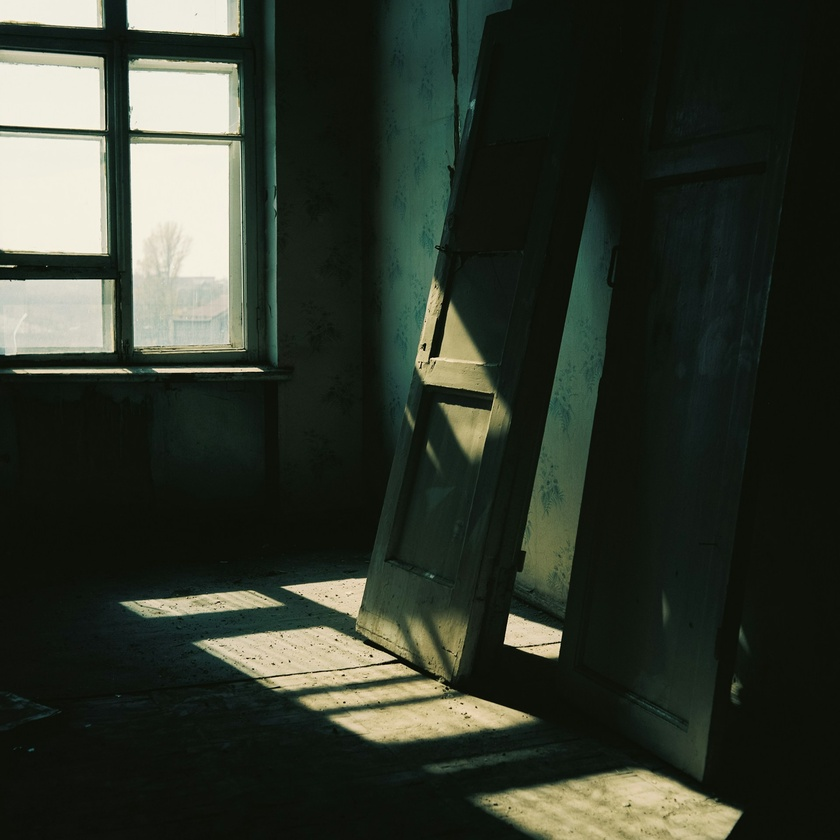
#> input picture images/img7.1.jpg, 840 x 840 px, shrunk from 1920 x 1920 before the run
$ python he_cv.py
#> lines starting #> are read from the running program, lines starting #| are printed output that depends on the picture
import cv2
import matplotlib.pyplot as plt
import numpy as np

# --- Tải ảnh ---
# Tải ảnh trực tiếp ở dạng ảnh xám
img = cv2.imread('../images/img7.1.jpg', cv2.IMREAD_GRAYSCALE)
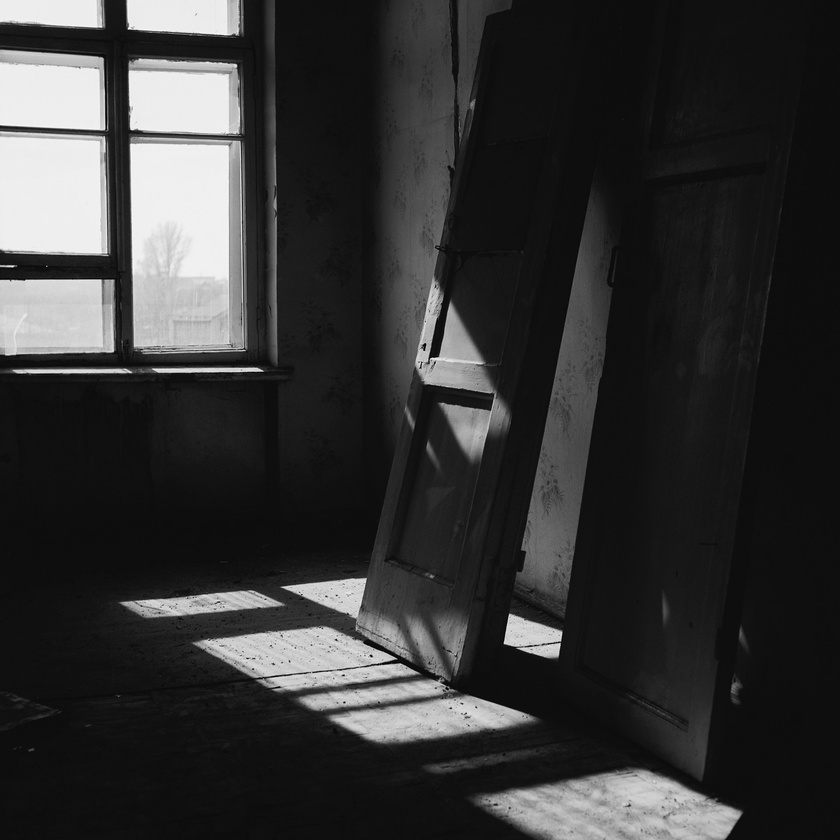
#> img: shape (840, 840); min 0, max 254, mean 52.5

if img is None:
    print("Lỗi: Không thể tải ảnh.")
else:
    # --- 1. Áp dụng Cân bằng Histogram (HE) ---
    # Đây là toàn bộ thuật toán!
    eq_img = cv2.equalizeHist(img)
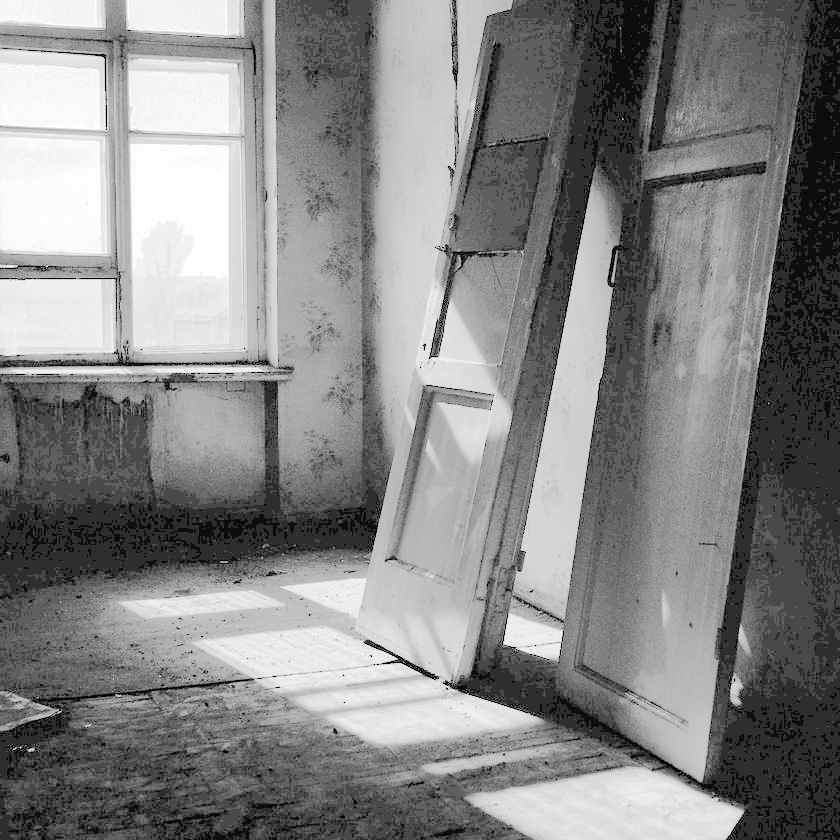
#> eq_img: shape (840, 840); min 0, max 255, mean 133.8

    # --- 2. Hiển thị ảnh ---
    plt.figure(figsize=(12, 8))

    # Ảnh gốc
    plt.subplot(2, 1, 1)
    plt.imshow(img, cmap='gray')
    plt.title('Ảnh gốc (Original)')
    plt.axis('off')

    # Ảnh đã xử lý HE
    plt.subplot(2, 1, 2)
    plt.imshow(eq_img, cmap='gray')
    plt.title('Đã cân bằng Histogram (HE)')
    plt.axis('off')

    plt.tight_layout()
    plt.show()
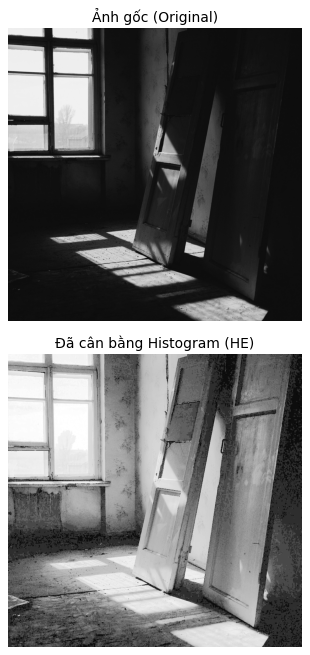
#> figure drawn by matplotlib, 2 panels

    # # Tùy chọn: Lưu ảnh
    # cv2.imwrite('he_equalized_image.jpg', eq_img)

$ run again, with images/img4.1.jpg copied over images/img7.1.jpg
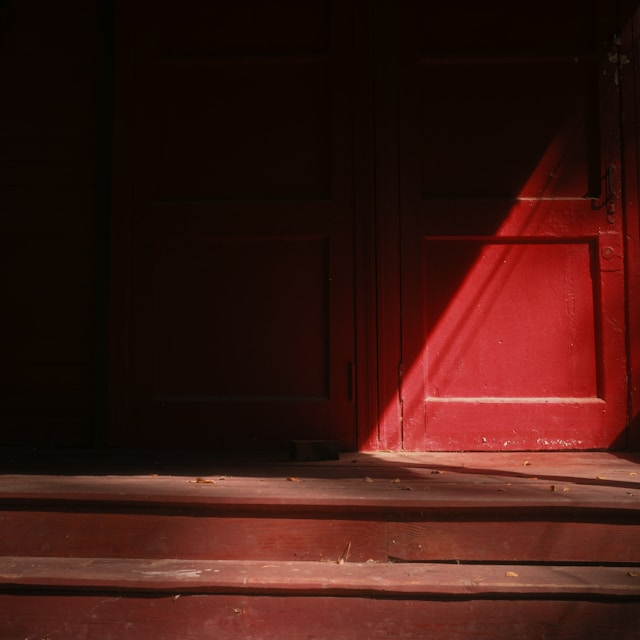
#> input picture images/img4.1.jpg, 640 x 640 px
#> `eq_img = cv2.equalizeHist(img)`:
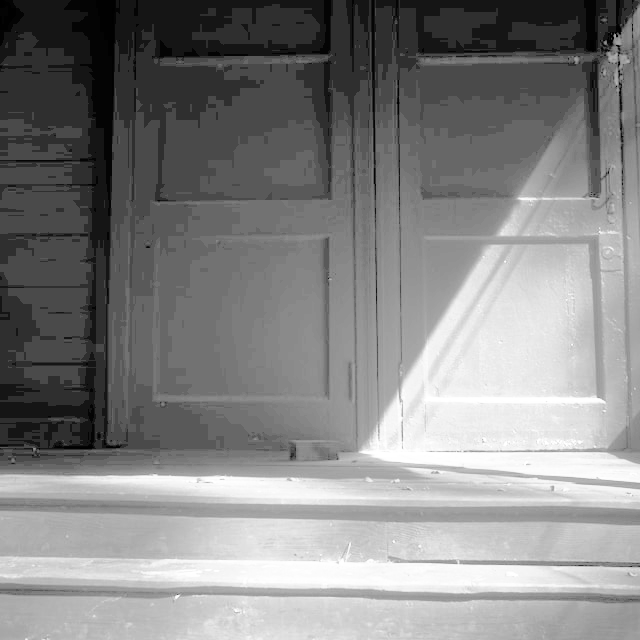
#> eq_img: shape (640, 640); min 0, max 255, mean 132.4
#> `plt.show()`:
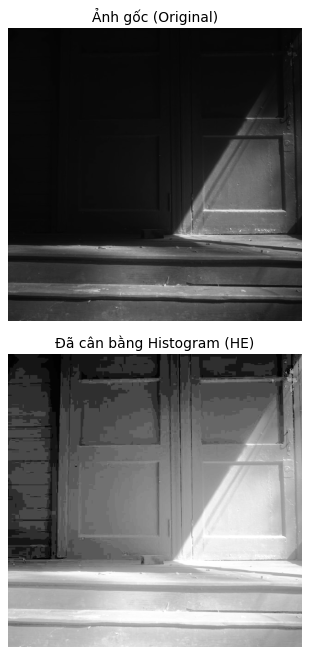
#> figure drawn by matplotlib, 2 panels

$ run again, with images/img4.2.jpg copied over images/img7.1.jpg
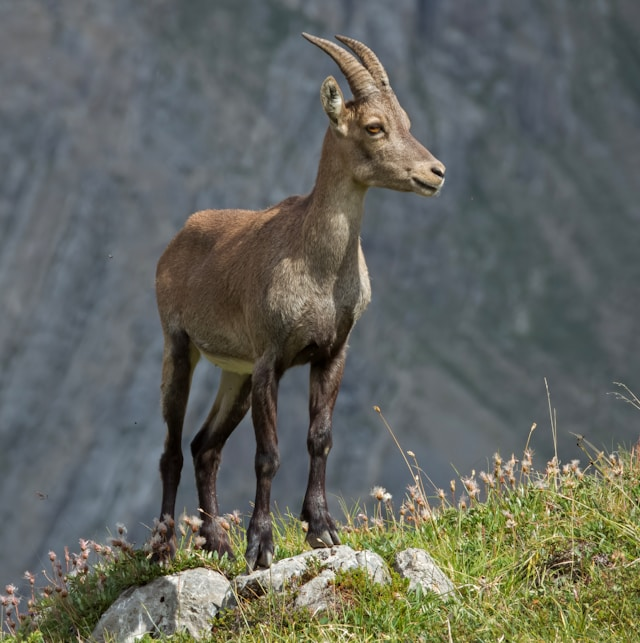
#> input picture images/img4.2.jpg, 640 x 643 px
#> `eq_img = cv2.equalizeHist(img)`:
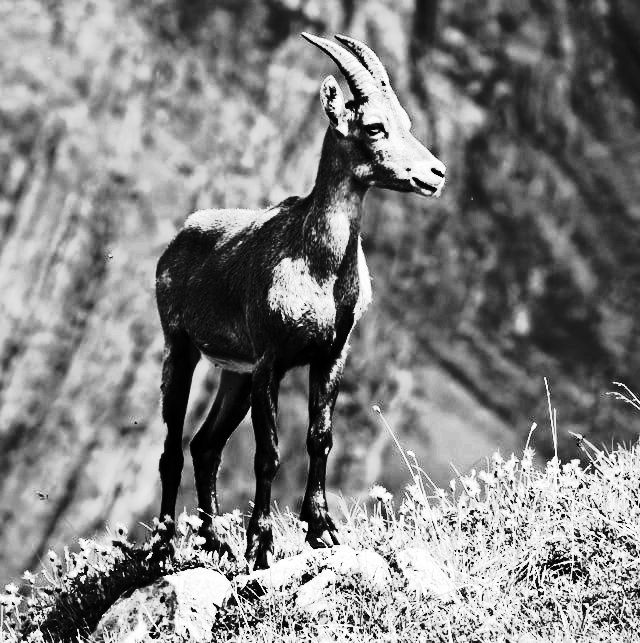
#> eq_img: shape (643, 640); min 0, max 255, mean 129.4
#> `plt.show()`:
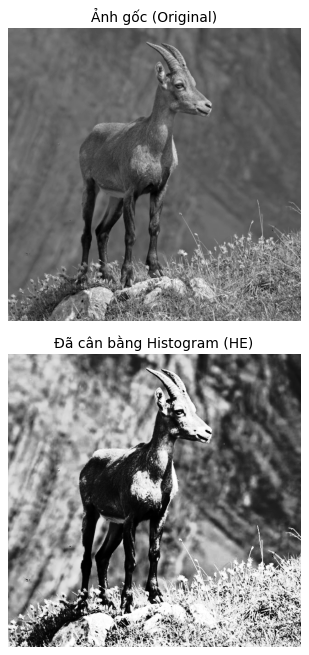
#> figure drawn by matplotlib, 2 panels

$ run again, with images/img5.1.jpg copied over images/img7.1.jpg
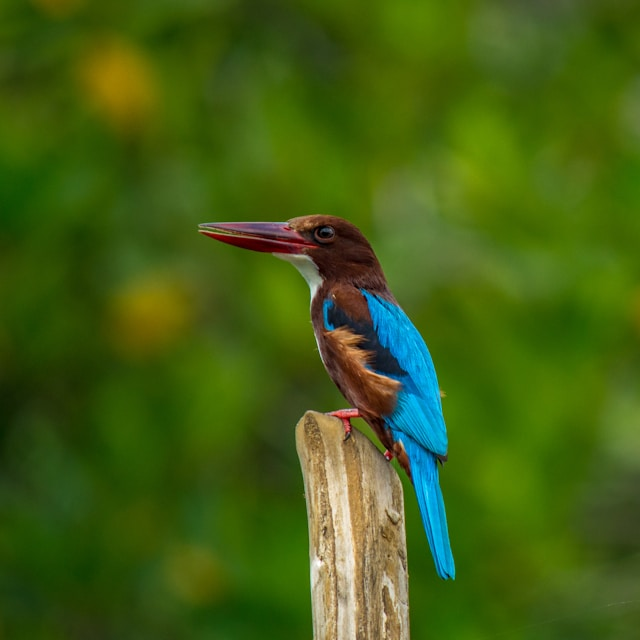
#> input picture images/img5.1.jpg, 640 x 640 px
#> `eq_img = cv2.equalizeHist(img)`:
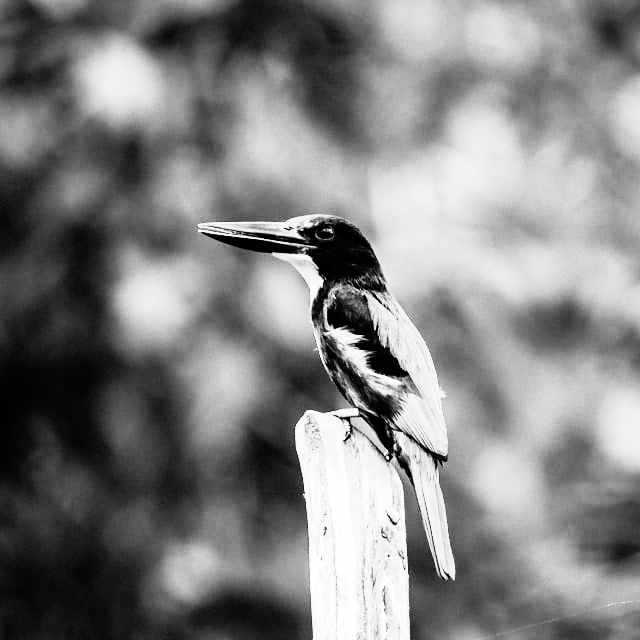
#> eq_img: shape (640, 640); min 0, max 255, mean 129.3
#> `plt.show()`:
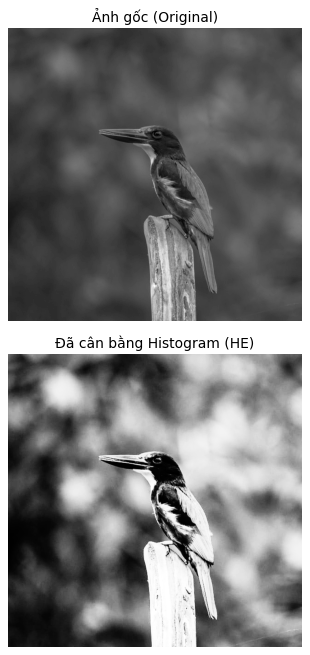
#> figure drawn by matplotlib, 2 panels
